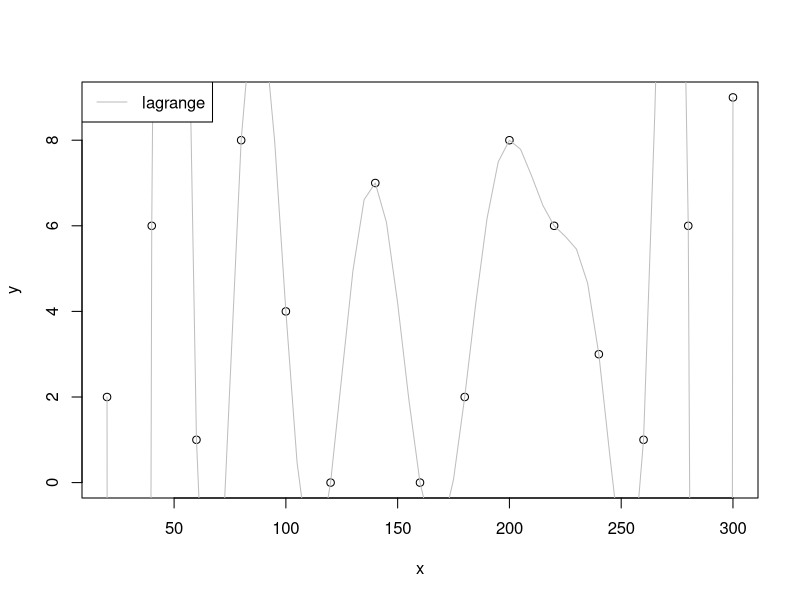

Here is the R script that generated this plot:
results = read.csv("f_interp.txt")
points = read.csv("f_points.txt")

y_range = range(0, points$y)

pdf(file="plots/lagrange.pdf", height=5, width=10, bg="white")

plot(points$x, points$y, lty = 1, ylim = y_range, xlab = "x", ylab = "y", col="black")

# lines(results[results$alg=="polynomial",]$x, results[results$alg=="polynomial",]$y, lty = 1, col = "blue")
# lines(results[results$alg=="cspline",]$x, results[results$alg=="cspline",]$y, lty = 1, col = "red")
# lines(results[results$alg=="akima",]$x, results[results$alg=="akima",]$y, lty = 1, col = "green")
lines(results[results$alg=="lagrange",]$x, results[results$alg=="lagrange",]$y, lty = 1, col = "gray")
# lines(results[results$alg=="newton",]$x, results[results$alg=="newton",]$y, lty = 1, col = "orange")
legend("topleft", c("lagrange"), col=c("gray"), lty=1)
# legend("topleft", c("polynomial", "cspline", "akima", "lagrange", "newton"), col=c("blue","red", "green", "gray", "orange"),lty=1)
dev.off()
